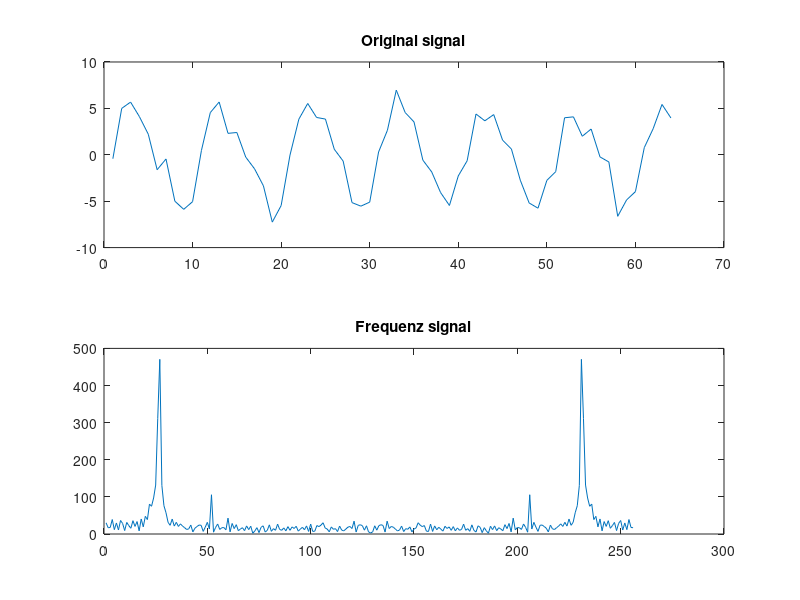

The MATLAB source for this figure:
N=256; a1=5; a2=3;
f1=.1; f2=.2; fs=1;
w=2*pi/fs;
x=a1*sin(w*f1*(0:N-1))+sin(w*f2*(0:N-1))+randn(1,N);
%figure(1);
subplot(2,1,1); plot(x(1:N/4)); title('Original signal');
y=fft(x);
%figure(2);
subplot(2,1,2); plot(abs(y)); title('Frequenz signal');